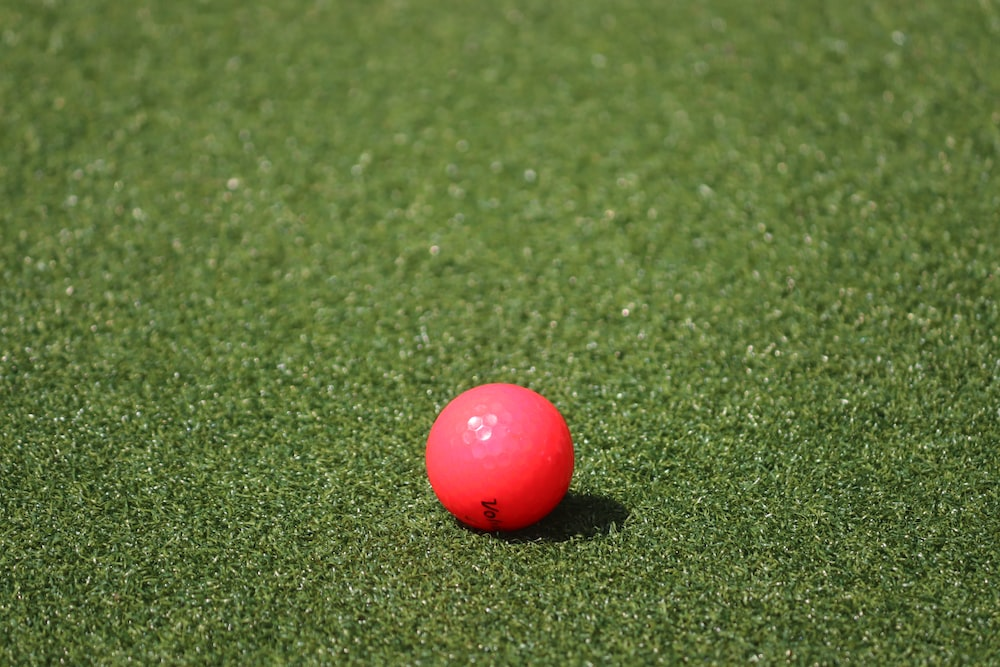
#> input picture red_ball.jpg, 1000 x 667 px
$ python color_detection.py
#> lines starting #> are read from the running program, lines starting #| are printed output that depends on the picture; after the words box and inside, x2 and y2 are one past the last pixel; in counts of white or black regions, pixels touching at a corner belong together
import cv2
import numpy as np
import matplotlib as plt

# load in image
img = cv2.imread('red_ball.jpg')
#> img is the input picture: shape (667, 1000, 3); mean B, G, R 58.7, 112.1, 98.3
# convert from BGR to HSV color space
hsv_img = cv2.cvtColor(img, cv2.COLOR_BGR2HSV)
#> hsv_img: shape (667, 1000, 3); mean H, S, V 42.4, 129.3, 116.4

# define color range we are looking for based on color we expect/want
lower_range = (0, 50, 50)       # lower range of red in HSV
upper_range = (10, 255, 255)    # upper range of red in HSV

# extract pixels in the chosen color range
mask = cv2.inRange(hsv_img, lower_range, upper_range)
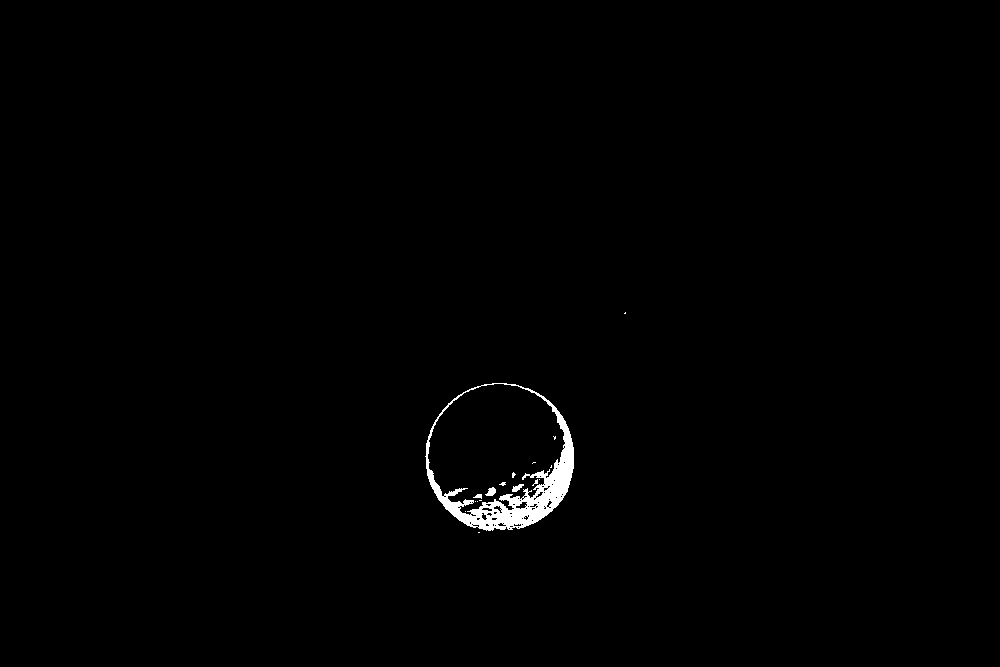
#> mask: shape (667, 1000); 0.71% white; 17 white regions (13 under 20 px), largest, box (x1, y1, x2, y2) and area: (425, 383, 574, 531) 4532, (485, 487, 496, 496) 63, (512, 484, 524, 492) 54, (473, 494, 482, 499) 28

# apply the mask created to the original "hsv_img"
color_image = cv2.bitwise_and(img, img, mask=mask)

# display the color image
cv2.imshow('Original Image',img)
cv2.waitKey(0)
cv2.imshow("HSV Image", hsv_img)
cv2.waitKey(0)
cv2.imshow('Color Image', color_image)
cv2.waitKey(0)
cv2.destroyAllWindows()
